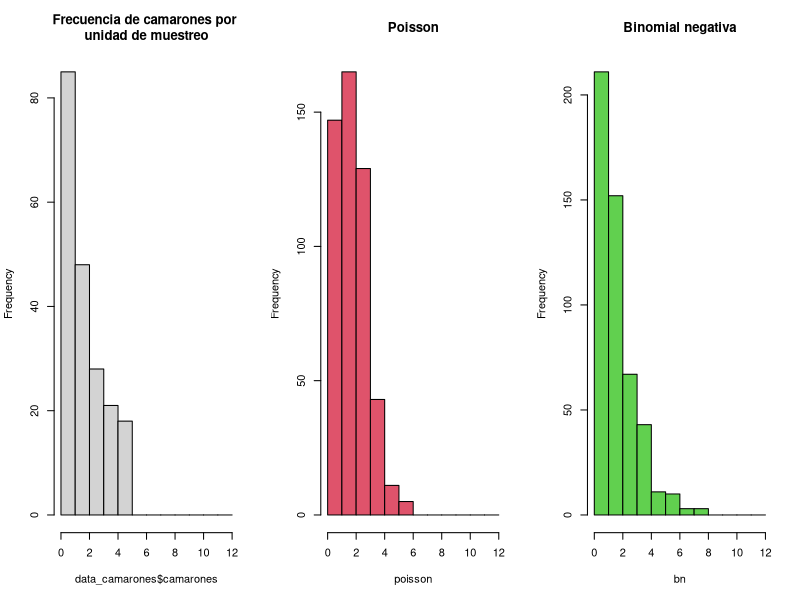
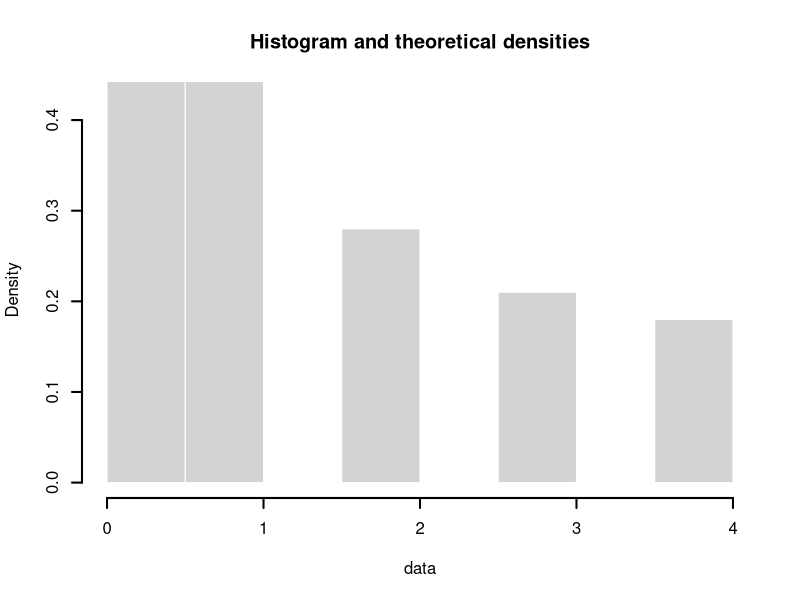

Reproduce these figures in R, in order. (Note: this script raises an error after producing the figures.)

# Bondad de ajuste --------------------------------------------------------

library(fitdistrplus)

# Camarones
# Evaluar la disposición espacial de una población de camarones en el fondo del mar. 
# Los datos disponibles en el archivo ¨datos_camarones_agrup.csv¨ muestran el número de 
# individuos registrados por unidad muestral. Determinen si estas frecuencias se ajustan 
# a una distribución Poisson o una binomial negativa.

data_camarones <-read.csv("datos_camarones_agrup.csv",header=T,sep=",",dec=".")

head(data_camarones)

# ver las frecuencias de los datos
par(mfrow=c(1,3))
hist(data_camarones$camarones, right = FALSE, breaks = seq(0, 12, 1),
     main = "Frecuencia de camarones por \nunidad de muestreo")
mean(data_camarones$camarones)

camarones <- table(data_camarones$camarones)

# ¿Cómo se comporta algo con esa media que sigue una distribución Poisson?
# Simulamos una muestra de ea distribución, calculamos las probabilidades
# (teléfono para unidades 4 y 5)
poisson <- rpois(500,1.195)
hist(poisson, right = FALSE, breaks = seq(0, 12, 1),
     main = "Poisson",col=2)

# Vamos a calcular la probabilidad puntual de obtener cada valor en esta distibución
# Para eso usamos la función que ya conocemos: dpois
# Para no hacerlo valor a valor hacemos un vector con todos los valores que queremos
prob_poisson <- dpois(c(0,1,2,3),lambda=1.195)
prob_poisson[5] <- 1-sum(prob_poisson)

# Ajuste a Poisson
# con chisq.test
chisq.test(camarones, p = prob_poisson)

# ¿Y binomial negativa?
ajuste_nb <- fitdist(data_camarones$camarones, "nbinom")
summary(ajuste_nb)

bn <- rnbinom(500, mu = 1.19, size = 1.80)
hist(bn, right = FALSE, breaks = seq(0, 12, 1),
     main = "Binomial negativa",col=3)

prob_bn <- dnbinom(c(0,1,2,3),size = 1.80,mu = 1.19)
prob_bn[5] <- 1-sum(prob_bn)

chisq.test(camarones, p = prob_bn)


# gráfico bastones comparado ----------------------------------------------

# función fitdist()
ajuste_p <- fitdist(data_camarones$camarones, "pois")
ajuste_nb <- fitdist(data_camarones$camarones, "nbinom")
par(mfrow=c(1,1))
denscomp(list(ajuste_p,ajuste_nb), 
         legendtext = c("Poisson", "Binomial negativa"),
         fittype = "o", lwd=2, pch=16)
